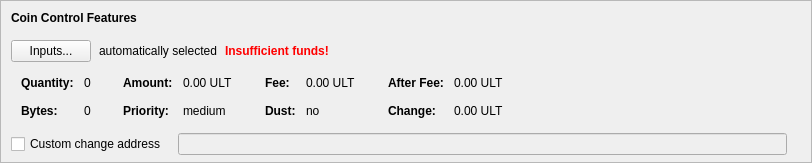
    <widget class="QFrame" name="frameCoinControl">
     <property name="sizePolicy">
      <sizepolicy hsizetype="Expanding" vsizetype="Expanding">
       <horstretch>0</horstretch>
       <verstretch>0</verstretch>
      </sizepolicy>
     </property>
     <property name="maximumSize">
      <size>
       <width>16777215</width>
       <height>16777215</height>
      </size>
     </property>
     <property name="frameShape">
      <enum>QFrame::StyledPanel</enum>
     </property>
     <property name="frameShadow">
      <enum>QFrame::Sunken</enum>
     </property>
     <layout class="QVBoxLayout" name="verticalLayoutCoinControl2">
      <property name="spacing">
       <number>0</number>
      </property>
      <property name="leftMargin">
       <number>0</number>
      </property>
      <property name="topMargin">
       <number>0</number>
      </property>
      <property name="rightMargin">
       <number>0</number>
      </property>
      <property name="bottomMargin">
       <number>6</number>
      </property>
      <item>
       <layout class="QVBoxLayout" name="verticalLayoutCoinControl" stretch="0,0,0,0,1">
        <property name="spacing">
         <number>0</number>
        </property>
        <property name="leftMargin">
         <number>10</number>
        </property>
        <property name="topMargin">
         <number>10</number>
        </property>
        <item>
         <layout class="QHBoxLayout" name="horizontalLayoutCoinControl1">
          <property name="bottomMargin">
           <number>15</number>
          </property>
          <item>
           <widget class="QLabel" name="labelCoinControlFeatures">
            <property name="sizePolicy">
             <sizepolicy hsizetype="Preferred" vsizetype="Maximum">
              <horstretch>0</horstretch>
              <verstretch>0</verstretch>
             </sizepolicy>
            </property>
            <property name="font">
             <font>
              <weight>75</weight>
              <bold>true</bold>
             </font>
            </property>
            <property name="styleSheet">
             <string notr="true">font-weight:bold;</string>
            </property>
            <property name="text">
             <string>Coin Control Features</string>
            </property>
           </widget>
          </item>
         </layout>
        </item>
        <item>
         <layout class="QHBoxLayout" name="horizontalLayoutCoinControl2" stretch="0,0,0,0">
          <property name="spacing">
           <number>8</number>
          </property>
          <property name="bottomMargin">
           <number>10</number>
          </property>
          <item>
           <widget class="QPushButton" name="pushButtonCoinControl">
            <property name="styleSheet">
             <string notr="true"/>
            </property>
            <property name="text">
             <string>Inputs...</string>
            </property>
            <property name="autoDefault">
             <bool>false</bool>
            </property>
           </widget>
          </item>
          <item>
           <widget class="QLabel" name="labelCoinControlAutomaticallySelected">
            <property name="text">
             <string>automatically selected</string>
            </property>
            <property name="margin">
             <number>5</number>
            </property>
           </widget>
          </item>
          <item>
           <widget class="QLabel" name="labelCoinControlInsuffFunds">
            <property name="font">
             <font>
              <weight>75</weight>
              <bold>true</bold>
             </font>
            </property>
            <property name="styleSheet">
             <string notr="true">color:red;font-weight:bold;</string>
            </property>
            <property name="text">
             <string>Insufficient funds!</string>
            </property>
            <property name="margin">
             <number>5</number>
            </property>
           </widget>
          </item>
          <item>
           <spacer name="horizontalSpacerCoinControl">
            <property name="orientation">
             <enum>Qt::Horizontal</enum>
            </property>
            <property name="sizeHint" stdset="0">
             <size>
              <width>40</width>
              <height>1</height>
             </size>
            </property>
           </spacer>
          </item>
         </layout>
        </item>
        <item>
         <widget class="QWidget" name="widgetCoinControl" native="true">
          <property name="sizePolicy">
           <sizepolicy hsizetype="Preferred" vsizetype="Preferred">
            <horstretch>0</horstretch>
            <verstretch>0</verstretch>
           </sizepolicy>
          </property>
          <property name="minimumSize">
           <size>
            <width>0</width>
            <height>0</height>
           </size>
          </property>
          <property name="styleSheet">
           <string notr="true"/>
          </property>
          <layout class="QHBoxLayout" name="horizontalLayoutCoinControl5">
           <property name="leftMargin">
            <number>0</number>
           </property>
           <property name="topMargin">
            <number>0</number>
           </property>
           <property name="rightMargin">
            <number>0</number>
           </property>
           <property name="bottomMargin">
            <number>0</number>
           </property>
           <item>
            <layout class="QHBoxLayout" name="horizontalLayoutCoinControl3" stretch="0,0,0,1">
             <property name="spacing">
              <number>20</number>
             </property>
             <property name="topMargin">
              <number>0</number>
             </property>
             <property name="bottomMargin">
              <number>10</number>
             </property>
             <item>
              <layout class="QFormLayout" name="formLayoutCoinControl1">
               <property name="horizontalSpacing">
                <number>10</number>
               </property>
               <property name="verticalSpacing">
                <number>14</number>
               </property>
               <property name="leftMargin">
                <number>10</number>
               </property>
               <property name="topMargin">
                <number>4</number>
               </property>
               <property name="rightMargin">
                <number>6</number>
               </property>
               <item row="0" column="0">
                <widget class="QLabel" name="labelCoinControlQuantityText">
                 <property name="font">
                  <font>
                   <weight>75</weight>
                   <bold>true</bold>
                  </font>
                 </property>
                 <property name="text">
                  <string>Quantity:</string>
                 </property>
                 <property name="margin">
                  <number>0</number>
                 </property>
                </widget>
               </item>
               <item row="0" column="1">
                <widget class="QLabel" name="labelCoinControlQuantity">
                 <property name="cursor">
                  <cursorShape>IBeamCursor</cursorShape>
                 </property>
                 <property name="contextMenuPolicy">
                  <enum>Qt::ActionsContextMenu</enum>
                 </property>
                 <property name="text">
                  <string notr="true">0</string>
                 </property>
                 <property name="margin">
                  <number>0</number>
                 </property>
                 <property name="textInteractionFlags">
                  <set>Qt::LinksAccessibleByMouse|Qt::TextSelectableByKeyboard|Qt::TextSelectableByMouse</set>
                 </property>
                </widget>
               </item>
               <item row="1" column="0">
                <widget class="QLabel" name="labelCoinControlBytesText">
                 <property name="font">
                  <font>
                   <weight>75</weight>
                   <bold>true</bold>
                  </font>
                 </property>
                 <property name="text">
                  <string>Bytes:</string>
                 </property>
                </widget>
               </item>
               <item row="1" column="1">
                <widget class="QLabel" name="labelCoinControlBytes">
                 <property name="cursor">
                  <cursorShape>IBeamCursor</cursorShape>
                 </property>
                 <property name="contextMenuPolicy">
                  <enum>Qt::ActionsContextMenu</enum>
                 </property>
                 <property name="text">
                  <string notr="true">0</string>
                 </property>
                 <property name="textInteractionFlags">
                  <set>Qt::LinksAccessibleByMouse|Qt::TextSelectableByKeyboard|Qt::TextSelectableByMouse</set>
                 </property>
                </widget>
               </item>
              </layout>
             </item>
             <item>
              <layout class="QFormLayout" name="formLayoutCoinControl2">
               <property name="horizontalSpacing">
                <number>10</number>
               </property>
               <property name="verticalSpacing">
                <number>14</number>
               </property>
               <property name="leftMargin">
                <number>6</number>
               </property>
               <property name="topMargin">
                <number>4</number>
               </property>
               <property name="rightMargin">
                <number>6</number>
               </property>
               <item row="0" column="0">
                <widget class="QLabel" name="labelCoinControlAmountText">
                 <property name="font">
                  <font>
                   <weight>75</weight>
                   <bold>true</bold>
                  </font>
                 </property>
                 <property name="text">
                  <string>Amount:</string>
                 </property>
                 <property name="margin">
                  <number>0</number>
                 </property>
                </widget>
               </item>
               <item row="0" column="1">
                <widget class="QLabel" name="labelCoinControlAmount">
                 <property name="cursor">
                  <cursorShape>IBeamCursor</cursorShape>
                 </property>
                 <property name="contextMenuPolicy">
                  <enum>Qt::ActionsContextMenu</enum>
                 </property>
                 <property name="text">
                  <string notr="true">0.00 ULT</string>
                 </property>
                 <property name="textInteractionFlags">
                  <set>Qt::LinksAccessibleByMouse|Qt::TextSelectableByKeyboard|Qt::TextSelectableByMouse</set>
                 </property>
                </widget>
               </item>
               <item row="1" column="0">
                <widget class="QLabel" name="labelCoinControlPriorityText">
                 <property name="font">
                  <font>
                   <weight>75</weight>
                   <bold>true</bold>
                  </font>
                 </property>
                 <property name="text">
                  <string>Priority:</string>
                 </property>
                </widget>
               </item>
               <item row="1" column="1">
                <widget class="QLabel" name="labelCoinControlPriority">
                 <property name="cursor">
                  <cursorShape>IBeamCursor</cursorShape>
                 </property>
                 <property name="contextMenuPolicy">
                  <enum>Qt::ActionsContextMenu</enum>
                 </property>
                 <property name="text">
                  <string>medium</string>
                 </property>
                 <property name="textInteractionFlags">
                  <set>Qt::LinksAccessibleByMouse|Qt::TextSelectableByKeyboard|Qt::TextSelectableByMouse</set>
                 </property>
                </widget>
               </item>
              </layout>
             </item>
             <item>
              <layout class="QFormLayout" name="formLayoutCoinControl3">
               <property name="horizontalSpacing">
                <number>10</number>
               </property>
               <property name="verticalSpacing">
                <number>14</number>
               </property>
               <property name="leftMargin">
                <number>6</number>
               </property>
               <property name="topMargin">
                <number>4</number>
               </property>
               <property name="rightMargin">
                <number>6</number>
               </property>
               <item row="0" column="0">
                <widget class="QLabel" name="labelCoinControlFeeText">
                 <property name="font">
                  <font>
                   <weight>75</weight>
                   <bold>true</bold>
                  </font>
                 </property>
                 <property name="text">
                  <string>Fee:</string>
                 </property>
                 <property name="margin">
                  <number>0</number>
                 </property>
                </widget>
               </item>
               <item row="0" column="1">
                <widget class="QLabel" name="labelCoinControlFee">
                 <property name="cursor">
                  <cursorShape>IBeamCursor</cursorShape>
                 </property>
                 <property name="contextMenuPolicy">
                  <enum>Qt::ActionsContextMenu</enum>
                 </property>
                 <property name="text">
                  <string notr="true">0.00 ULT</string>
                 </property>
                 <property name="textInteractionFlags">
                  <set>Qt::LinksAccessibleByMouse|Qt::TextSelectableByKeyboard|Qt::TextSelectableByMouse</set>
                 </property>
                </widget>
               </item>
               <item row="1" column="0">
                <widget class="QLabel" name="labelCoinControlLowOutputText">
                 <property name="font">
                  <font>
                   <weight>75</weight>
                   <bold>true</bold>
                  </font>
                 </property>
                 <property name="text">
                  <string>Dust:</string>
                 </property>
                </widget>
               </item>
               <item row="1" column="1">
                <widget class="QLabel" name="labelCoinControlLowOutput">
                 <property name="cursor">
                  <cursorShape>IBeamCursor</cursorShape>
                 </property>
                 <property name="contextMenuPolicy">
                  <enum>Qt::ActionsContextMenu</enum>
                 </property>
                 <property name="text">
                  <string>no</string>
                 </property>
                 <property name="textInteractionFlags">
                  <set>Qt::LinksAccessibleByMouse|Qt::TextSelectableByKeyboard|Qt::TextSelectableByMouse</set>
                 </property>
                </widget>
               </item>
              </layout>
             </item>
             <item>
              <layout class="QFormLayout" name="formLayoutCoinControl4">
               <property name="horizontalSpacing">
                <number>10</number>
               </property>
               <property name="verticalSpacing">
                <number>14</number>
               </property>
               <property name="leftMargin">
                <number>6</number>
               </property>
               <property name="topMargin">
                <number>4</number>
               </property>
               <property name="rightMargin">
                <number>6</number>
               </property>
               <item row="0" column="0">
                <widget class="QLabel" name="labelCoinControlAfterFeeText">
                 <property name="font">
                  <font>
                   <weight>75</weight>
                   <bold>true</bold>
                  </font>
                 </property>
                 <property name="text">
                  <string>After Fee:</string>
                 </property>
                 <property name="margin">
                  <number>0</number>
                 </property>
                </widget>
               </item>
               <item row="0" column="1">
                <widget class="QLabel" name="labelCoinControlAfterFee">
                 <property name="cursor">
                  <cursorShape>IBeamCursor</cursorShape>
                 </property>
                 <property name="contextMenuPolicy">
                  <enum>Qt::ActionsContextMenu</enum>
                 </property>
                 <property name="text">
                  <string notr="true">0.00 ULT</string>
                 </property>
                 <property name="textInteractionFlags">
                  <set>Qt::LinksAccessibleByMouse|Qt::TextSelectableByKeyboard|Qt::TextSelectableByMouse</set>
                 </property>
                </widget>
               </item>
               <item row="1" column="0">
                <widget class="QLabel" name="labelCoinControlChangeText">
                 <property name="font">
                  <font>
                   <weight>75</weight>
                   <bold>true</bold>
                  </font>
                 </property>
                 <property name="text">
                  <string>Change:</string>
                 </property>
                </widget>
               </item>
               <item row="1" column="1">
                <widget class="QLabel" name="labelCoinControlChange">
                 <property name="cursor">
                  <cursorShape>IBeamCursor</cursorShape>
                 </property>
                 <property name="contextMenuPolicy">
                  <enum>Qt::ActionsContextMenu</enum>
                 </property>
                 <property name="text">
                  <string notr="true">0.00 ULT</string>
                 </property>
                 <property name="textInteractionFlags">
                  <set>Qt::LinksAccessibleByMouse|Qt::TextSelectableByKeyboard|Qt::TextSelectableByMouse</set>
                 </property>
                </widget>
               </item>
              </layout>
             </item>
            </layout>
           </item>
          </layout>
         </widget>
        </item>
        <item>
         <layout class="QHBoxLayout" name="horizontalLayoutCoinControl4" stretch="0,0,0">
          <property name="spacing">
           <number>12</number>
          </property>
          <property name="sizeConstraint">
           <enum>QLayout::SetDefaultConstraint</enum>
          </property>
          <property name="topMargin">
           <number>5</number>
          </property>
          <property name="rightMargin">
           <number>5</number>
          </property>
          <item>
           <widget class="QCheckBox" name="checkBoxCoinControlChange">
            <property name="toolTip">
             <string>If this is activated, but the change address is empty or invalid, change will be sent to a newly generated address.</string>
            </property>
            <property name="text">
             <string>Custom change address</string>
            </property>
           </widget>
          </item>
          <item>
           <widget class="QValidatedLineEdit" name="lineEditCoinControlChange">
            <property name="enabled">
             <bool>false</bool>
            </property>
            <property name="sizePolicy">
             <sizepolicy hsizetype="Expanding" vsizetype="Fixed">
              <horstretch>0</horstretch>
              <verstretch>0</verstretch>
             </sizepolicy>
            </property>
           </widget>
          </item>
          <item>
           <widget class="QLabel" name="labelCoinControlChangeLabel">
            <property name="sizePolicy">
             <sizepolicy hsizetype="Preferred" vsizetype="Expanding">
              <horstretch>0</horstretch>
              <verstretch>0</verstretch>
             </sizepolicy>
            </property>
            <property name="minimumSize">
             <size>
              <width>0</width>
              <height>0</height>
             </size>
            </property>
            <property name="text">
             <string/>
            </property>
            <property name="margin">
             <number>3</number>
            </property>
           </widget>
          </item>
         </layout>
        </item>
        <item>
         <spacer name="verticalSpacerCoinControl">
          <property name="orientation">
           <enum>Qt::Vertical</enum>
          </property>
          <property name="sizeHint" stdset="0">
           <size>
            <width>800</width>
            <height>1</height>
           </size>
          </property>
         </spacer>
        </item>
       </layout>
      </item>
     </layout>
    </widget>
